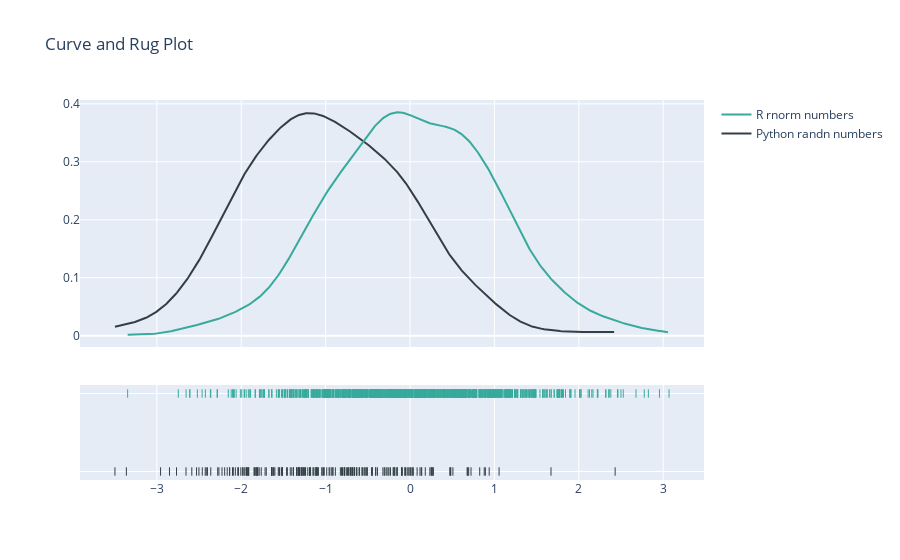

Notebook cell for this chart:
### Code cell
import scipy
import plotly.figure_factory as ff
import numpy as np


x = np.random.randn(200) - 1

hist_data = [x, y]

group_labels = ['Python randn numbers', 'R rnorm numbers']
colors = ['#333F44', '#37AA9C']

# Create distplot with curve_type set to 'normal'
fig = ff.create_distplot(hist_data, group_labels, show_hist=False, colors=colors)

# Add title
fig.update_layout(title_text='Curve and Rug Plot')
fig.show()

### Figure 1 — Plotly figure (JSON) as saved in the notebook; plotly's stock layout.template omitted (floating-point values rounded to 4 significant figures; data arrays with more than 128 entries replaced by an {"elided": "..."} marker saying what was removed)
{"data": [{"legendgroup": "Python randn numbers", "marker": {"color": "#333F44"}, "mode": "lines", "name": "Python randn numbers", "showlegend": true, "type": "scatter", "x": {"elided": "500 float values"}, "xaxis": "x", "y": {"elided": "500 float values"}, "yaxis": "y"}, {"legendgroup": "R rnorm numbers", "marker": {"color": "#37AA9C"}, "mode": "lines", "name": "R rnorm numbers", "showlegend": true, "type": "scatter", "x": {"elided": "500 float values"}, "xaxis": "x", "y": {"elided": "500 float values"}, "yaxis": "y"}, {"legendgroup": "Python randn numbers", "marker": {"color": "#333F44", "symbol": "line-ns-open"}, "mode": "markers", "name": "Python randn numbers", "showlegend": false, "type": "scatter", "x": {"elided": "200 float values"}, "xaxis": "x", "y": {"elided": "200 str values"}, "yaxis": "y2"}, {"legendgroup": "R rnorm numbers", "marker": {"color": "#37AA9C", "symbol": "line-ns-open"}, "mode": "markers", "name": "R rnorm numbers", "showlegend": false, "type": "scatter", "x": {"elided": "1000 float values"}, "xaxis": "x", "y": {"elided": "1000 str values"}, "yaxis": "y2"}], "layout": {"barmode": "overlay", "hovermode": "closest", "legend": {"traceorder": "reversed"}, "title": {"text": "Curve and Rug Plot"}, "xaxis": {"anchor": "y2", "domain": [0, 1], "zeroline": false}, "yaxis": {"anchor": "free", "domain": [0.35, 1], "position": 0}, "yaxis2": {"anchor": "x", "domain": [0, 0.25], "dtick": 1, "showticklabels": false}}}
